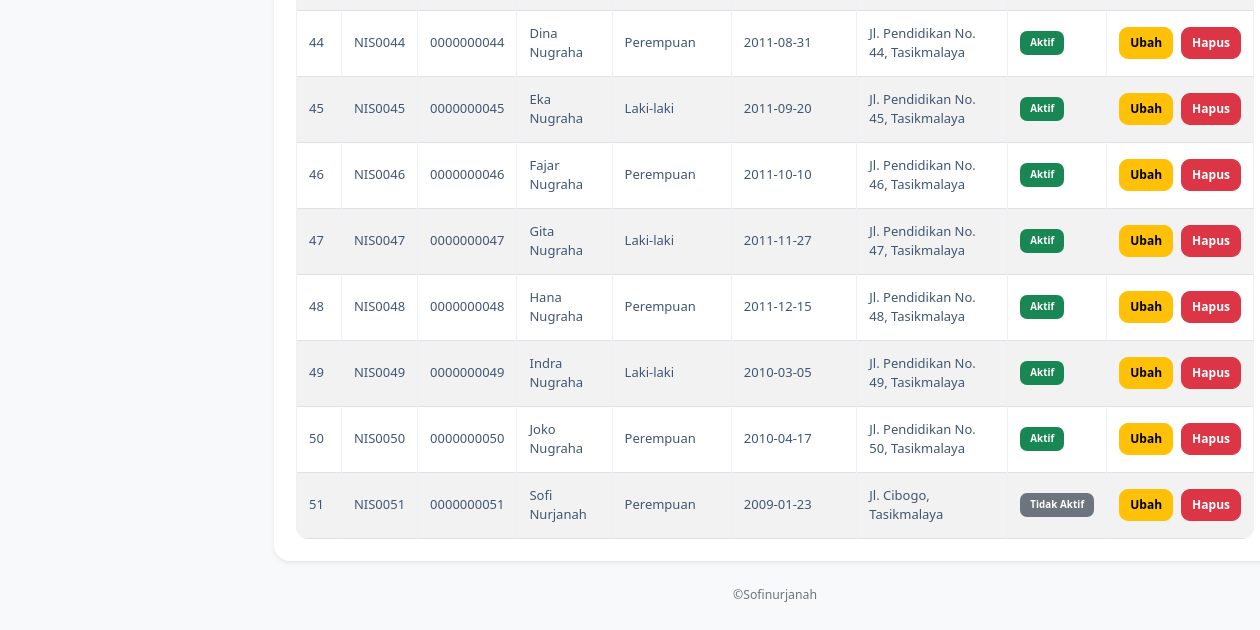
Before: /data_siswa.php (signed in, lower part) with the older database file.
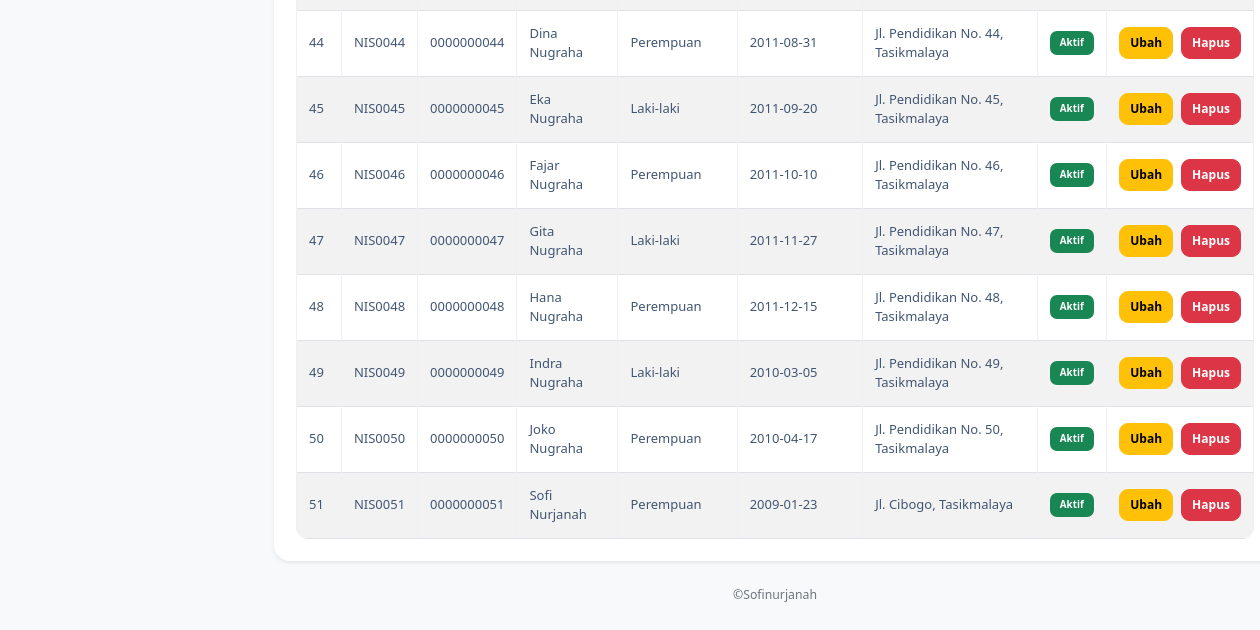
After: the same page with the newer database file.
### tables this page shows
CREATE TABLE `t_siswa` (
  `id` int(11) NOT NULL,
  `nis` varchar(30) NOT NULL,
  `nisn` varchar(20) NOT NULL,
  `nama` varchar(150) NOT NULL,
  `jenis_kelamin` char(1) NOT NULL,
  `tanggal_lahir` date NOT NULL,
  `alamat` text NOT NULL,
  `status_aktif` tinyint(1) NOT NULL,
  `created_at` timestamp NOT NULL DEFAULT current_timestamp(),
  `updated_at` timestamp NOT NULL DEFAULT current_timestamp()
);

### data_siswa.php (the view, shortened to what this page needs)
<?php
include "config/koneksi.php";
$role = $_SESSION['role'];
function e($teks) {
    return htmlspecialchars((string) $teks, ENT_QUOTES, 'UTF-8');
}
?>
<!DOCTYPE html>
<html lang="id">
<head>
    <link
        href="https://cdn.jsdelivr.net/npm/bootstrap@5.3.8/dist/css/bootstrap.min.css"
        rel="stylesheet"
    >
    <link
        href="https://cdn.datatables.net/3.1.4/css/dataTables.dataTables.min.css"
        rel="stylesheet"
    >
    <link rel="stylesheet" href="style.css">
</head>
<body class="bg-light">
<div class="container-fluid">
    <div class="row">
        <main class="col-md-9 col-lg-10 p-4">
            <div class="card border-0 shadow-sm">
                <div class="card-body">
                    <div class="table-responsive">
                        <table id="example"
                               class="table table-bordered table-striped table-hover align-middle mb-0">
                            <tbody>
                                <?php
                                $query_siswa = mysqli_query(
                                    $koneksi,
                                    "SELECT * FROM t_siswa
                                     ORDER BY id ASC"
                                );
                                $no = 1;
                                if (mysqli_num_rows($query_siswa) > 0) {
                                    while ($siswa = mysqli_fetch_assoc($query_siswa)) {
                                ?>
                                    <tr>
                                        <td><?= $no++; ?></td>
                                        <td><?= e($siswa['nis']); ?></td>
                                        <td><?= e($siswa['nisn']); ?></td>
                                        <td><?= e($siswa['nama']); ?></td>
                                        <td>
                                            <?php
                                            if ($siswa['jenis_kelamin'] == "L") {
                                                echo "Laki-laki";
                                            } else {
                                                echo "Perempuan";
                                            }
                                            ?>
                                        </td>
                                        <td><?= e($siswa['tanggal_lahir']); ?></td>
                                        <td><?= e($siswa['alamat']); ?></td>
                                        <td>
                                            <?php if ($siswa['status_aktif'] == 1) { ?>
                                                <span class="badge text-bg-success">
                                                    Aktif
                                                </span>
                                            <?php } else { ?>
                                                <span class="badge text-bg-secondary">
                                                    Tidak Aktif
                                                </span>
                                            <?php } ?>
                                        </td>
                                        <?php if ($role == "admin") { ?>
                                            <td>
                                                <div class="d-flex gap-2">
                                                    <a
                                                        href="data_siswa.php?edit=<?= e($siswa['id']); ?>"
                                                        class="btn btn-warning btn-sm">
                                                        Ubah
                                                    </a>
                                                    <a
                                                        href="data_siswa.php?hapus=<?= e($siswa['id']); ?>"
                                                        class="btn btn-danger btn-sm"
                                                        onclick="return confirm('Yakin ingin menghapus data siswa ini?')">
                                                        Hapus
                                                    </a>
                                                </div>
                                            </td>
                                        <?php } ?>
                                    </tr>
                                <?php
                                    }
                                } ?>
                            </tbody>
                        </table>
                    </div>
                </div>
            </div>
            <p class="text-center text-secondary small mt-4">
                ©Sofinurjanah
            </p>
        </main>
    </div>
</div>
</body>
</html>

Changed rows visible on the page:
changed t_siswa "NIS0051": status_aktif "Tidak Aktif" → "Aktif"
